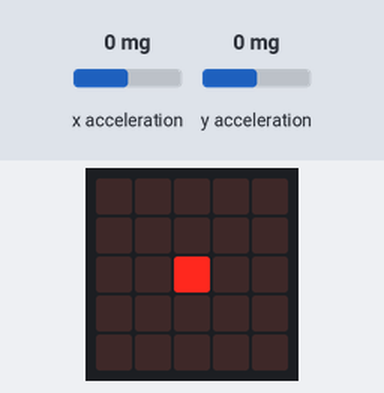
The program below on a simulated BBC micro:bit (MakeCode). On the bench: the board's 5×5 LED display. The inputs (shaded band) are chosen by the test bench; at power-on: x acceleration 0 mg, y acceleration 0 mg.

Above: at 1.2 s.
1.3 s: x acceleration set to -750 mg
At 2.7 s:
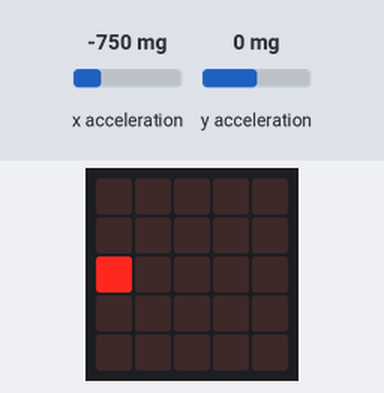
3.1 s: y acceleration set to -750 mg
At 4.5 s:
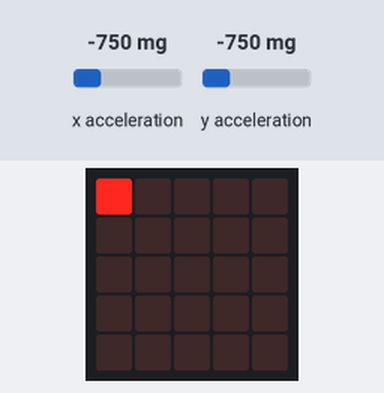
4.9 s: x acceleration set to 750 mg
At 6.2 s:
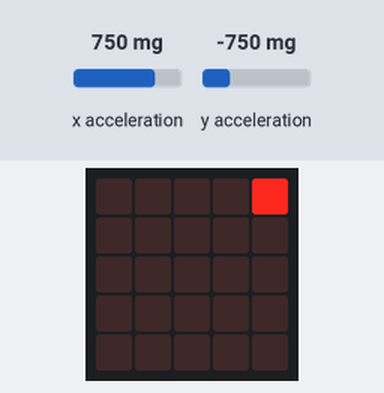
6.7 s: y acceleration set to 750 mg
At 8.0 s:
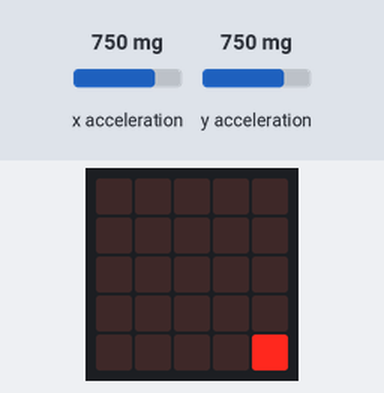
8.5 s: x acceleration set to -1440 mg
At 9.5 s:
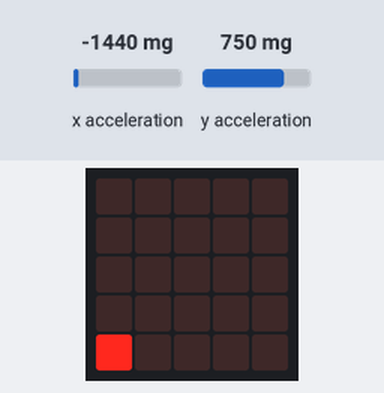
10.3 s: x acceleration set to 1440 mg
At 10.46 s:
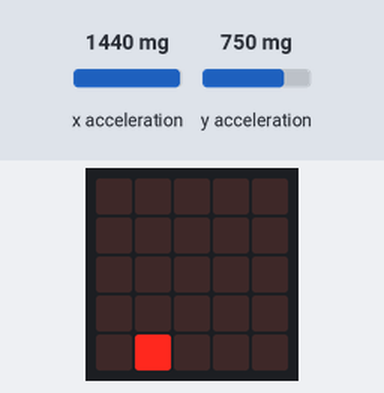
Timing chart, 0 to 13.1 s (numbered marks = the images above; inputs shaded):
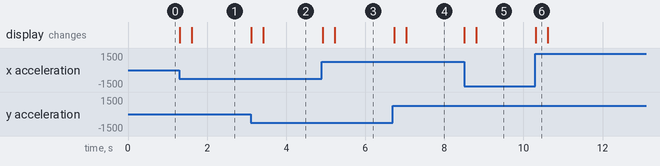

Measured:
- after the input at 1.3 s, the display: first changes at once (image 1 shows a later state)
- after the input at 3.1 s, the display: first changes at once (image 2 shows a later state)
- after the input at 4.9 s, the display: first changes at once (image 3 shows a later state)
- after the input at 6.7 s, the display: first changes at once (image 4 shows a later state)
- after the input at 8.5 s, the display: first changes at once (image 5 shows a later state)
- after the input at 10.3 s, the display: changes at once (image 6)

The program:

main.ts
```typescript
let x = 2
let y = 2
basic.forever(function () {
    led.unplot(x, y)
    x += input.acceleration(Dimension.X) / 1000
    y += input.acceleration(Dimension.Y) / 1000
    x = Math.constrain(x, 0, 4)
    y = Math.constrain(y, 0, 4)
    led.plot(x, y)
})
```

test.ts
```typescript
// tests go here; this will not be compiled when this package is used as a library
basic.forever(() => {

});
```
